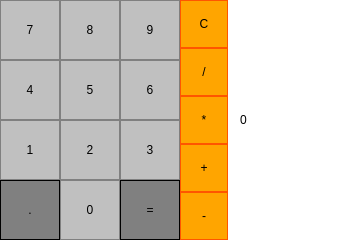
<?xml version="1.0" encoding="UTF-8"?>
<ui version="4.0">
 <class>MainWindow</class>
 <widget class="QMainWindow" name="MainWindow">
  <property name="geometry">
   <rect>
    <x>0</x>
    <y>0</y>
    <width>360</width>
    <height>240</height>
   </rect>
  </property>
  <property name="minimumSize">
   <size>
    <width>360</width>
    <height>240</height>
   </size>
  </property>
  <property name="maximumSize">
   <size>
    <width>360</width>
    <height>240</height>
   </size>
  </property>
  <property name="baseSize">
   <size>
    <width>0</width>
    <height>0</height>
   </size>
  </property>
  <property name="windowTitle">
   <string>MainWindow</string>
  </property>
  <property name="styleSheet">
   <string notr="true">background-color: white;</string>
  </property>
  <widget class="QWidget" name="centralwidget">
   <widget class="QPushButton" name="seven_btn">
    <property name="geometry">
     <rect>
      <x>0</x>
      <y>0</y>
      <width>60</width>
      <height>60</height>
     </rect>
    </property>
    <property name="minimumSize">
     <size>
      <width>60</width>
      <height>60</height>
     </size>
    </property>
    <property name="maximumSize">
     <size>
      <width>60</width>
      <height>60</height>
     </size>
    </property>
    <property name="baseSize">
     <size>
      <width>120</width>
      <height>120</height>
     </size>
    </property>
    <property name="styleSheet">
     <string notr="true">QPushButton:pressed {
	background-color: white;
}
QPushButton {
	background-color: silver;
	border: 1px solid gray;
	border-radius: 0px;
}</string>
    </property>
    <property name="text">
     <string>7</string>
    </property>
    <property name="iconSize">
     <size>
      <width>24</width>
      <height>24</height>
     </size>
    </property>
   </widget>
   <widget class="QPushButton" name="eight_btn">
    <property name="geometry">
     <rect>
      <x>60</x>
      <y>0</y>
      <width>60</width>
      <height>60</height>
     </rect>
    </property>
    <property name="minimumSize">
     <size>
      <width>60</width>
      <height>60</height>
     </size>
    </property>
    <property name="maximumSize">
     <size>
      <width>60</width>
      <height>60</height>
     </size>
    </property>
    <property name="baseSize">
     <size>
      <width>120</width>
      <height>120</height>
     </size>
    </property>
    <property name="styleSheet">
     <string notr="true">QPushButton:pressed {
	background-color: white;
}
QPushButton {
	background-color: silver;
	border: 1px solid gray;
	border-radius: 0px;
}</string>
    </property>
    <property name="text">
     <string>8</string>
    </property>
    <property name="iconSize">
     <size>
      <width>24</width>
      <height>24</height>
     </size>
    </property>
   </widget>
   <widget class="QPushButton" name="nine_btn">
    <property name="geometry">
     <rect>
      <x>120</x>
      <y>0</y>
      <width>60</width>
      <height>60</height>
     </rect>
    </property>
    <property name="minimumSize">
     <size>
      <width>60</width>
      <height>60</height>
     </size>
    </property>
    <property name="maximumSize">
     <size>
      <width>60</width>
      <height>60</height>
     </size>
    </property>
    <property name="baseSize">
     <size>
      <width>120</width>
      <height>120</height>
     </size>
    </property>
    <property name="styleSheet">
     <string notr="true">QPushButton:pressed {
	background-color: white;
}
QPushButton {
	background-color: silver;
	border: 1px solid gray;
	border-radius: 0px;
}</string>
    </property>
    <property name="text">
     <string>9</string>
    </property>
    <property name="iconSize">
     <size>
      <width>24</width>
      <height>24</height>
     </size>
    </property>
   </widget>
   <widget class="QPushButton" name="six_btn">
    <property name="geometry">
     <rect>
      <x>120</x>
      <y>60</y>
      <width>60</width>
      <height>60</height>
     </rect>
    </property>
    <property name="minimumSize">
     <size>
      <width>60</width>
      <height>60</height>
     </size>
    </property>
    <property name="maximumSize">
     <size>
      <width>60</width>
      <height>60</height>
     </size>
    </property>
    <property name="baseSize">
     <size>
      <width>120</width>
      <height>120</height>
     </size>
    </property>
    <property name="styleSheet">
     <string notr="true">QPushButton:pressed {
	background-color: white;
}
QPushButton {
	background-color: silver;
	border: 1px solid gray;
	border-radius: 0px;
}</string>
    </property>
    <property name="text">
     <string>6</string>
    </property>
    <property name="iconSize">
     <size>
      <width>24</width>
      <height>24</height>
     </size>
    </property>
   </widget>
   <widget class="QPushButton" name="five_btn">
    <property name="geometry">
     <rect>
      <x>60</x>
      <y>60</y>
      <width>60</width>
      <height>60</height>
     </rect>
    </property>
    <property name="minimumSize">
     <size>
      <width>60</width>
      <height>60</height>
     </size>
    </property>
    <property name="maximumSize">
     <size>
      <width>60</width>
      <height>60</height>
     </size>
    </property>
    <property name="baseSize">
     <size>
      <width>120</width>
      <height>120</height>
     </size>
    </property>
    <property name="styleSheet">
     <string notr="true">QPushButton:pressed {
	background-color: white;
}
QPushButton {
	background-color: silver;
	border: 1px solid gray;
	border-radius: 0px;
}</string>
    </property>
    <property name="text">
     <string>5</string>
    </property>
    <property name="iconSize">
     <size>
      <width>24</width>
      <height>24</height>
     </size>
    </property>
   </widget>
   <widget class="QPushButton" name="four_btn">
    <property name="geometry">
     <rect>
      <x>0</x>
      <y>60</y>
      <width>60</width>
      <height>60</height>
     </rect>
    </property>
    <property name="minimumSize">
     <size>
      <width>60</width>
      <height>60</height>
     </size>
    </property>
    <property name="maximumSize">
     <size>
      <width>60</width>
      <height>60</height>
     </size>
    </property>
    <property name="baseSize">
     <size>
      <width>120</width>
      <height>120</height>
     </size>
    </property>
    <property name="styleSheet">
     <string notr="true">QPushButton:pressed {
	background-color: white;
}
QPushButton {
	background-color: silver;
	border: 1px solid gray;
	border-radius: 0px;
}</string>
    </property>
    <property name="text">
     <string>4</string>
    </property>
    <property name="iconSize">
     <size>
      <width>24</width>
      <height>24</height>
     </size>
    </property>
   </widget>
   <widget class="QPushButton" name="three_btn">
    <property name="geometry">
     <rect>
      <x>120</x>
      <y>120</y>
      <width>60</width>
      <height>60</height>
     </rect>
    </property>
    <property name="minimumSize">
     <size>
      <width>60</width>
      <height>60</height>
     </size>
    </property>
    <property name="maximumSize">
     <size>
      <width>60</width>
      <height>60</height>
     </size>
    </property>
    <property name="baseSize">
     <size>
      <width>120</width>
      <height>120</height>
     </size>
    </property>
    <property name="styleSheet">
     <string notr="true">QPushButton:pressed {
	background-color: white;
}
QPushButton {
	background-color: silver;
	border: 1px solid gray;
	border-radius: 0px;
}</string>
    </property>
    <property name="text">
     <string>3</string>
    </property>
    <property name="iconSize">
     <size>
      <width>24</width>
      <height>24</height>
     </size>
    </property>
   </widget>
   <widget class="QPushButton" name="two_btn">
    <property name="geometry">
     <rect>
      <x>60</x>
      <y>120</y>
      <width>60</width>
      <height>60</height>
     </rect>
    </property>
    <property name="minimumSize">
     <size>
      <width>60</width>
      <height>60</height>
     </size>
    </property>
    <property name="maximumSize">
     <size>
      <width>60</width>
      <height>60</height>
     </size>
    </property>
    <property name="baseSize">
     <size>
      <width>120</width>
      <height>120</height>
     </size>
    </property>
    <property name="styleSheet">
     <string notr="true">QPushButton:pressed {
	background-color: white;
}
QPushButton {
	background-color: silver;
	border: 1px solid gray;
	border-radius: 0px;
}</string>
    </property>
    <property name="text">
     <string>2</string>
    </property>
    <property name="iconSize">
     <size>
      <width>24</width>
      <height>24</height>
     </size>
    </property>
   </widget>
   <widget class="QPushButton" name="one_btn">
    <property name="geometry">
     <rect>
      <x>0</x>
      <y>120</y>
      <width>60</width>
      <height>60</height>
     </rect>
    </property>
    <property name="minimumSize">
     <size>
      <width>60</width>
      <height>60</height>
     </size>
    </property>
    <property name="maximumSize">
     <size>
      <width>60</width>
      <height>60</height>
     </size>
    </property>
    <property name="baseSize">
     <size>
      <width>120</width>
      <height>120</height>
     </size>
    </property>
    <property name="styleSheet">
     <string notr="true">QPushButton:pressed {
	background-color: white;
}
QPushButton {
	background-color: silver;
	border: 1px solid gray;
	border-radius: 0px;
}</string>
    </property>
    <property name="text">
     <string>1</string>
    </property>
    <property name="iconSize">
     <size>
      <width>24</width>
      <height>24</height>
     </size>
    </property>
   </widget>
   <widget class="QPushButton" name="calc_btn">
    <property name="geometry">
     <rect>
      <x>120</x>
      <y>180</y>
      <width>60</width>
      <height>60</height>
     </rect>
    </property>
    <property name="minimumSize">
     <size>
      <width>60</width>
      <height>60</height>
     </size>
    </property>
    <property name="maximumSize">
     <size>
      <width>60</width>
      <height>60</height>
     </size>
    </property>
    <property name="baseSize">
     <size>
      <width>120</width>
      <height>120</height>
     </size>
    </property>
    <property name="styleSheet">
     <string notr="true">QPushButton:pressed {
	background-color: silver;
}
QPushButton {
	background-color: gray;
	border: 1px solid black;
	border-radius: 0px;
}</string>
    </property>
    <property name="text">
     <string>=</string>
    </property>
    <property name="iconSize">
     <size>
      <width>24</width>
      <height>24</height>
     </size>
    </property>
   </widget>
   <widget class="QPushButton" name="zero_btn">
    <property name="geometry">
     <rect>
      <x>60</x>
      <y>180</y>
      <width>60</width>
      <height>60</height>
     </rect>
    </property>
    <property name="minimumSize">
     <size>
      <width>60</width>
      <height>60</height>
     </size>
    </property>
    <property name="maximumSize">
     <size>
      <width>60</width>
      <height>60</height>
     </size>
    </property>
    <property name="baseSize">
     <size>
      <width>120</width>
      <height>120</height>
     </size>
    </property>
    <property name="styleSheet">
     <string notr="true">QPushButton:pressed {
	background-color: white;
}
QPushButton {
	background-color: silver;
	border: 1px solid gray;
	border-radius: 0px;
}</string>
    </property>
    <property name="text">
     <string>0</string>
    </property>
    <property name="iconSize">
     <size>
      <width>24</width>
      <height>24</height>
     </size>
    </property>
   </widget>
   <widget class="QPushButton" name="dot_btn">
    <property name="geometry">
     <rect>
      <x>0</x>
      <y>180</y>
      <width>60</width>
      <height>60</height>
     </rect>
    </property>
    <property name="minimumSize">
     <size>
      <width>60</width>
      <height>60</height>
     </size>
    </property>
    <property name="maximumSize">
     <size>
      <width>60</width>
      <height>60</height>
     </size>
    </property>
    <property name="baseSize">
     <size>
      <width>120</width>
      <height>120</height>
     </size>
    </property>
    <property name="styleSheet">
     <string notr="true">QPushButton:pressed {
	background-color: silver;
}
QPushButton {
	background-color: gray;
	border: 1px solid black;
	border-radius: 0px;
}</string>
    </property>
    <property name="text">
     <string>.</string>
    </property>
    <property name="iconSize">
     <size>
      <width>24</width>
      <height>24</height>
     </size>
    </property>
   </widget>
   <widget class="QPushButton" name="sub_btn">
    <property name="geometry">
     <rect>
      <x>180</x>
      <y>192</y>
      <width>48</width>
      <height>48</height>
     </rect>
    </property>
    <property name="minimumSize">
     <size>
      <width>48</width>
      <height>48</height>
     </size>
    </property>
    <property name="maximumSize">
     <size>
      <width>48</width>
      <height>48</height>
     </size>
    </property>
    <property name="styleSheet">
     <string notr="true">QPushButton:pressed {
	background-color: white;
}
QPushButton {
	background-color: orange;
	border: 1px solid #ff5500;
	border-radius: 0px;
}</string>
    </property>
    <property name="text">
     <string>-</string>
    </property>
   </widget>
   <widget class="QPushButton" name="add_btn">
    <property name="geometry">
     <rect>
      <x>180</x>
      <y>144</y>
      <width>48</width>
      <height>48</height>
     </rect>
    </property>
    <property name="minimumSize">
     <size>
      <width>48</width>
      <height>48</height>
     </size>
    </property>
    <property name="maximumSize">
     <size>
      <width>48</width>
      <height>48</height>
     </size>
    </property>
    <property name="styleSheet">
     <string notr="true">QPushButton:pressed {
	background-color: white;
}
QPushButton {
	background-color: orange;
	border: 1px solid #ff5500;
	border-radius: 0px;
}</string>
    </property>
    <property name="text">
     <string>+</string>
    </property>
   </widget>
   <widget class="QPushButton" name="mult_btn">
    <property name="geometry">
     <rect>
      <x>180</x>
      <y>96</y>
      <width>48</width>
      <height>48</height>
     </rect>
    </property>
    <property name="minimumSize">
     <size>
      <width>48</width>
      <height>48</height>
     </size>
    </property>
    <property name="maximumSize">
     <size>
      <width>48</width>
      <height>48</height>
     </size>
    </property>
    <property name="styleSheet">
     <string notr="true">QPushButton:pressed {
	background-color: white;
}
QPushButton {
	background-color: orange;
	border: 1px solid #ff5500;
	border-radius: 0px;
}</string>
    </property>
    <property name="text">
     <string>*</string>
    </property>
   </widget>
   <widget class="QPushButton" name="divide_btn">
    <property name="geometry">
     <rect>
      <x>180</x>
      <y>48</y>
      <width>48</width>
      <height>48</height>
     </rect>
    </property>
    <property name="minimumSize">
     <size>
      <width>48</width>
      <height>48</height>
     </size>
    </property>
    <property name="maximumSize">
     <size>
      <width>48</width>
      <height>48</height>
     </size>
    </property>
    <property name="styleSheet">
     <string notr="true">QPushButton:pressed {
	background-color: white;
}
QPushButton {
	background-color: orange;
	border: 1px solid #ff5500;
	border-radius: 0px;
}</string>
    </property>
    <property name="text">
     <string>/</string>
    </property>
   </widget>
   <widget class="QPushButton" name="clear_btn">
    <property name="geometry">
     <rect>
      <x>180</x>
      <y>0</y>
      <width>48</width>
      <height>48</height>
     </rect>
    </property>
    <property name="minimumSize">
     <size>
      <width>48</width>
      <height>48</height>
     </size>
    </property>
    <property name="maximumSize">
     <size>
      <width>48</width>
      <height>48</height>
     </size>
    </property>
    <property name="styleSheet">
     <string notr="true">QPushButton:pressed {
	background-color: white;
}
QPushButton {
	background-color: orange;
	border: 1px solid #ff5500;
	border-radius: 0px;
}</string>
    </property>
    <property name="text">
     <string>C</string>
    </property>
   </widget>
   <widget class="QLabel" name="output">
    <property name="geometry">
     <rect>
      <x>240</x>
      <y>0</y>
      <width>120</width>
      <height>240</height>
     </rect>
    </property>
    <property name="minimumSize">
     <size>
      <width>120</width>
      <height>240</height>
     </size>
    </property>
    <property name="maximumSize">
     <size>
      <width>120</width>
      <height>240</height>
     </size>
    </property>
    <property name="styleSheet">
     <string notr="true">background-color: white;</string>
    </property>
    <property name="text">
     <string>0</string>
    </property>
   </widget>
  </widget>
 </widget>
 <resources/>
 <connections/>
</ui>
